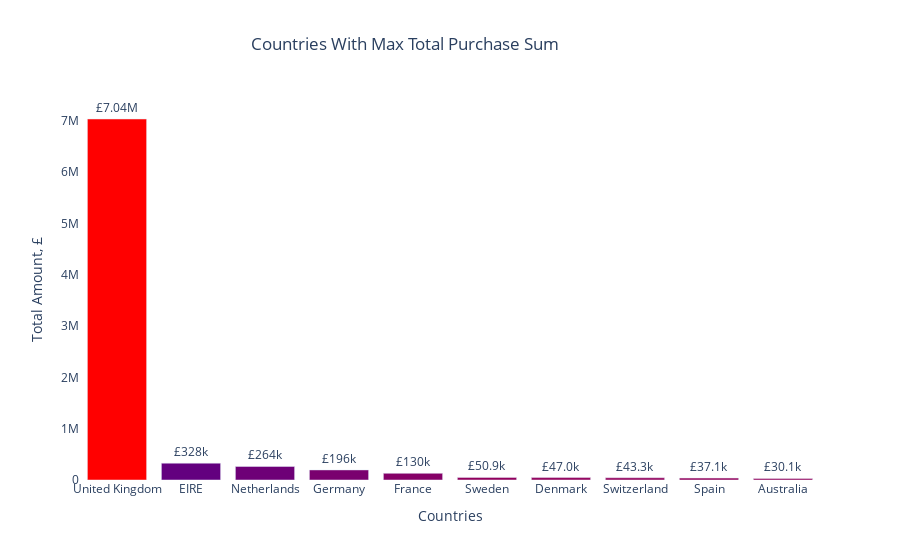

Write notebook code for a chart like this one.
### Code cell
fig = go.Figure(data=[
    go.Bar(name='Countries With Max Total Purchase Amount', 
           x=retail_countries_purchase_desc['Country'].astype(str), 
           y=retail_countries_purchase_desc['Total'],
           marker_opacity=1,
           marker={'color': retail_countries_purchase_desc['Total'],
                   'colorscale': 'Rainbow'})
    ])

fig.update_traces(texttemplate='£%{y:.3s}', textposition='outside')

fig.update_layout(title='Countries With Max Total Purchase Sum',
                  title_x=0.45,
                  xaxis_title="Countries",
                  yaxis_title="Total Amount, £",
                  plot_bgcolor='white')
fig.show()

### Figure 1 — Plotly figure (JSON) as saved in the notebook; plotly's stock layout.template omitted (floating-point values rounded to 4 significant figures)
{"data": [{"marker": {"color": [7039000.0, 328200.0, 263900.0, 196300.0, 129800.0, 50860.0, 46970.0, 43340.0, 37080.0, 30050.0], "colorscale": [[0, "rgb(150,0,90)"], [0.125, "rgb(0,0,200)"], [0.25, "rgb(0,25,255)"], [0.375, "rgb(0,152,255)"], [0.5, "rgb(44,255,150)"], [0.625, "rgb(151,255,0)"], [0.75, "rgb(255,234,0)"], [0.875, "rgb(255,111,0)"], [1, "rgb(255,0,0)"]], "opacity": 1}, "name": "Countries With Max Total Purchase Amount", "textposition": "outside", "texttemplate": "£%{y:.3s}", "type": "bar", "x": ["United Kingdom", "EIRE", "Netherlands", "Germany", "France", "Sweden", "Denmark", "Switzerland", "Spain", "Australia"], "y": [7039000.0, 328200.0, 263900.0, 196300.0, 129800.0, 50860.0, 46970.0, 43340.0, 37080.0, 30050.0]}], "layout": {"autosize": true, "plot_bgcolor": "white", "title": {"text": "Countries With Max Total Purchase Sum", "x": 0.45}, "xaxis": {"autorange": true, "range": [-0.5, 9.5], "title": {"text": "Countries"}, "type": "category"}, "yaxis": {"autorange": true, "range": [0, 7409000.0], "title": {"text": "Total Amount, £"}, "type": "linear"}}}
